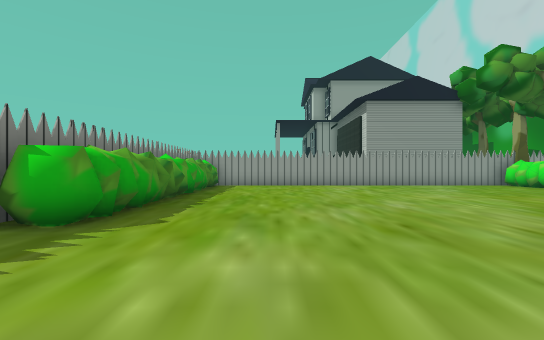
view 1 (above)

24 first-person views from a walk through a Unity game level. The camera is 1.4 m above the floor, looks level and sees 90° across. The floor is counted in squares, 2 m on a side. Each view is taken from the middle of a square. On the plan, view 1 faces up. The plan holds only what a view shows up to about 9 squares ahead; the rest is blank. The place goes on beyond the plan. The player character is not drawn.

view 2
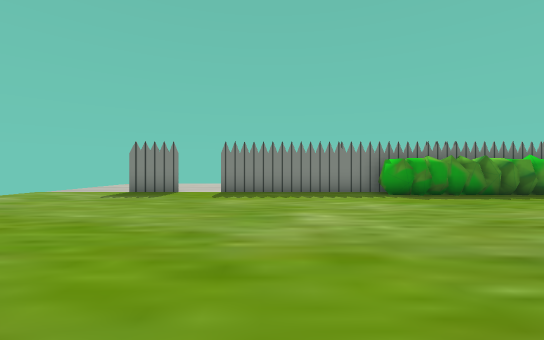

view 3
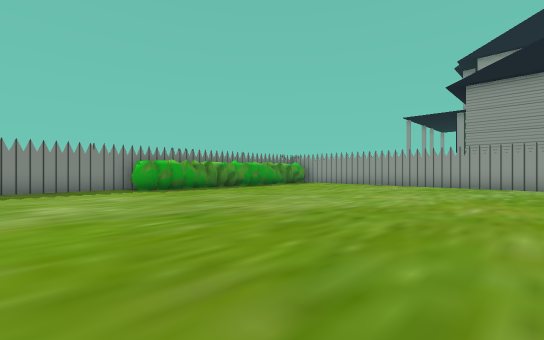

view 4
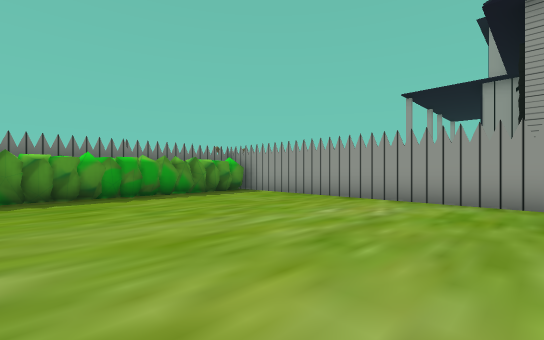

view 5
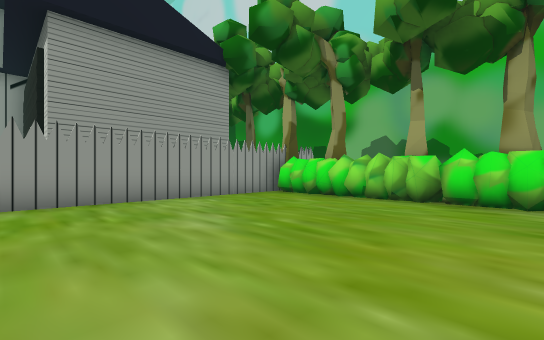

view 6
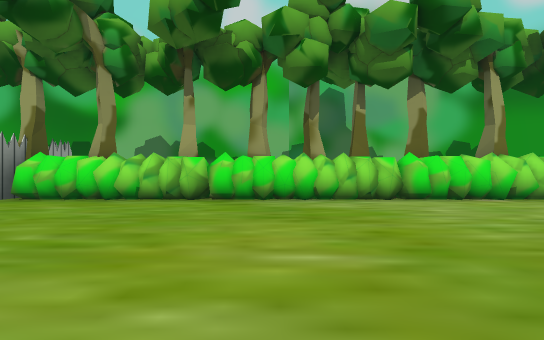

view 7
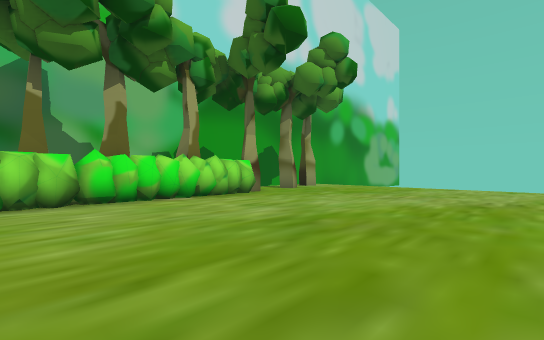

view 8
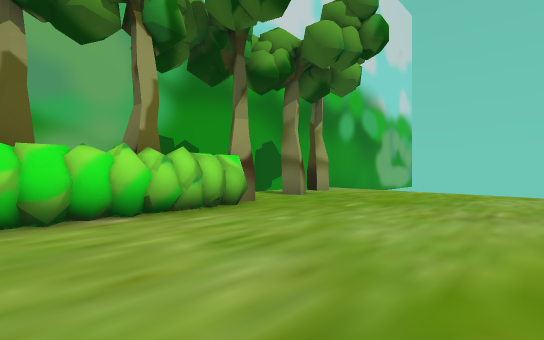

view 9
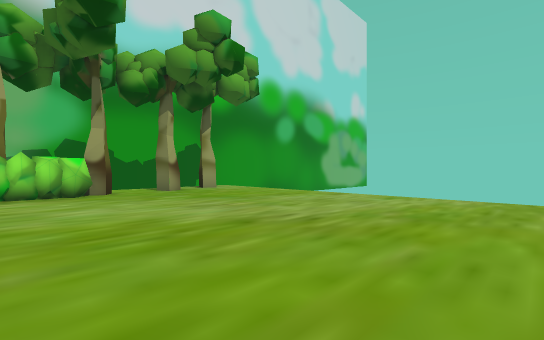

view 10
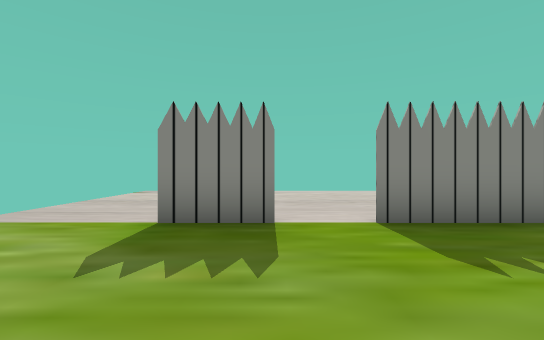

view 11
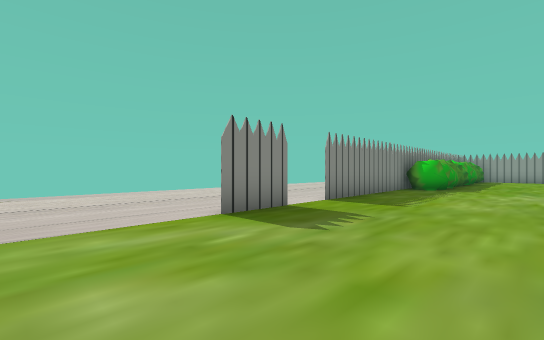

view 12
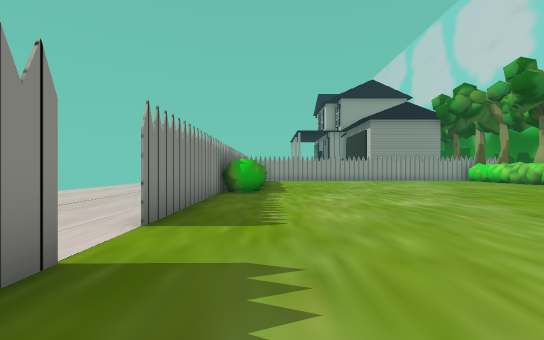

view 13
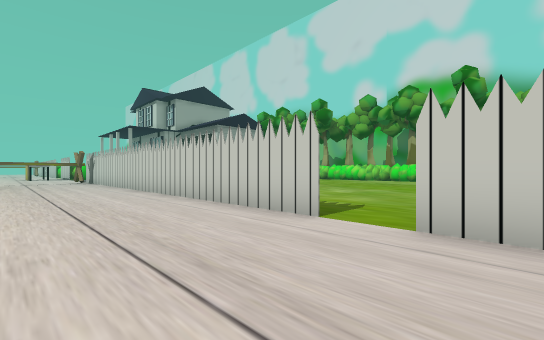

view 14
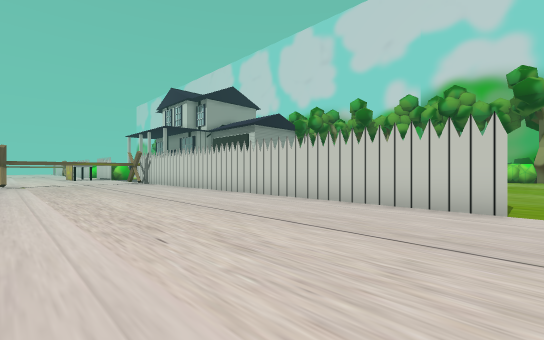

view 15
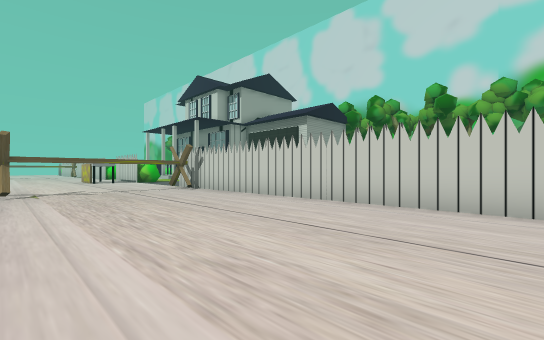

view 16
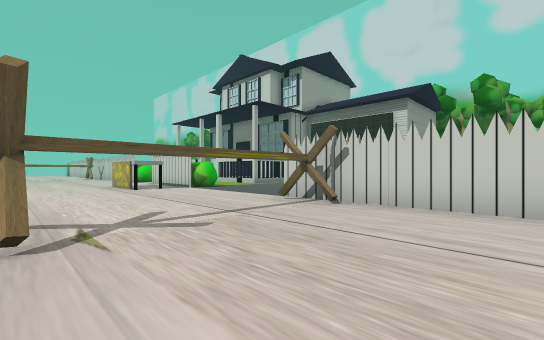

view 17
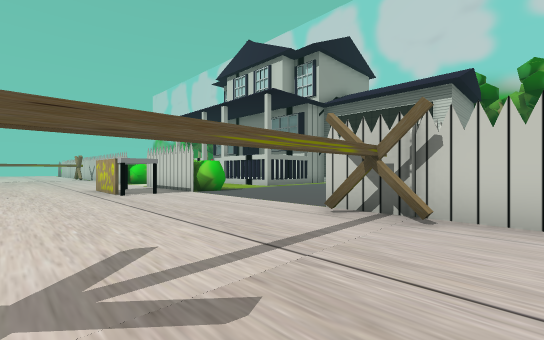

view 18
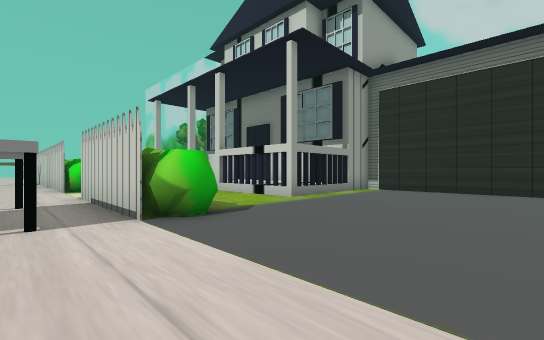

view 19
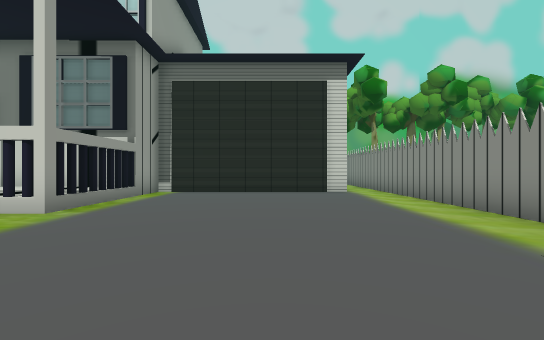

view 20
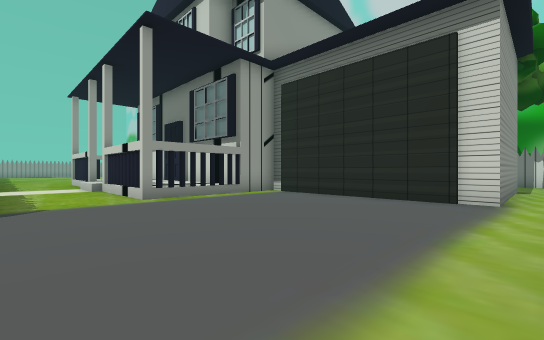

view 21
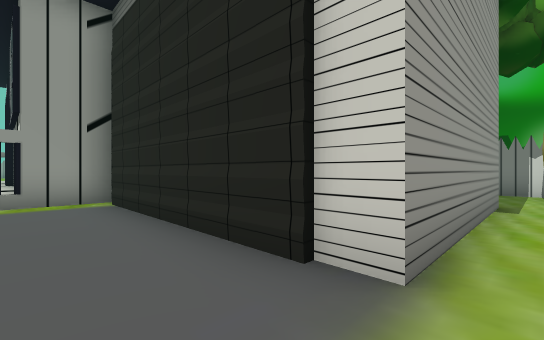

view 22
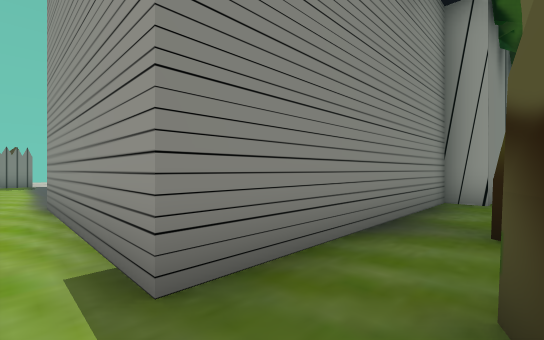

view 23
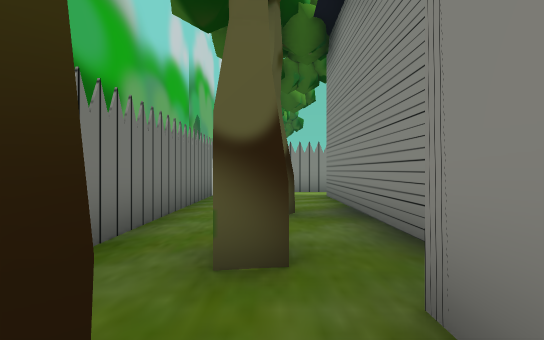

view 24
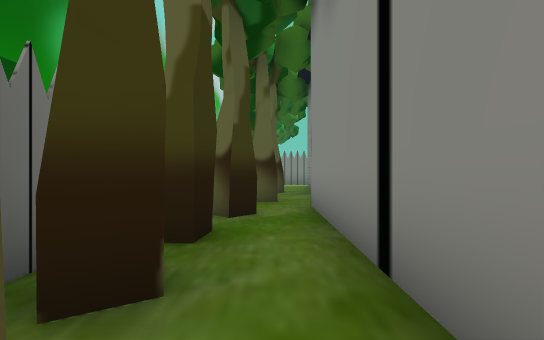

### Floor plan
Key: @ floor where view 1 was taken; # wall or solid block; x gap in a wall; . main floor; : floor 0.5 m higher than the main floor; / step, stairs or slope; O other object.
Columns run from 9 left of view 1 to 13 right of it. Each row starts with its distance up from view 1.
 25     .....    #      .#
 24     ...../   #     #..
 23  .. ..#..#  :#     #.##
 22  ..O..#..# ::#     #.#
 21  ..#..#..x:::#     #.#
 20  ..#..#..##x###   ##..
 19  ...#.#.......#   #.#.
 18  .............#   #...#
 17 ..............#   #.#.#
 16 ..............#   #...#
 15 ..............##  #...#
 14 ..............O####...#
 13 #....O .............. #
 12 #....################
 11 ......#............##
 10 ......#.............#
  9 ......#............##
  8 ......#............##
  7 ......#............#
  6 ......#............#
  5 ......#............##
  4 .....##............##
  3 .....#.............##
  2 .....#.............##
  1 .....#..............#
  0 .....#...@..........#
 -1 .....#..............#
 -2 ....................#
 -3 ......................
 -4 .....O..............#.
 -5 .......... ..........
 -6 .......... ..........
 -7 .......... .........

Where each view was taken, in squares from view 1:
view 1: 0 up, 0 right, facing up
view 2: 0 up, 5 right, facing left
view 3: 0 up, 7 right, facing up-left
view 4: 6 up, 5 right, facing up-left
view 5: 6 up, 4 right, facing up-right
view 6: 6 up, 4 right, facing right
view 7: 4 up, 4 right, facing down-right
view 8: 2 up, 6 right, facing down-right
view 9: 0 up, 2 right, facing down-right
view 10: 3 down, 0 right, facing left
view 11: 7 down, 0 right, facing up-left
view 12: 5 down, 2 left, facing up
view 13: 4 down, 7 left, facing up-right
view 14: 2 down, 9 left, facing up-right
view 15: 3 up, 9 left, facing up-right
view 16: 9 up, 9 left, facing up-right
view 17: 11 up, 8 left, facing up-right
view 18: 15 up, 5 left, facing up-right
view 19: 16 up, 4 left, facing right
view 20: 13 up, 2 left, facing up-right
view 21: 13 up, 3 right, facing up-right
view 22: 13 up, 11 right, facing up-left
view 23: 21 up, 11 right, facing down
view 24: 25 up, 11 right, facing down
